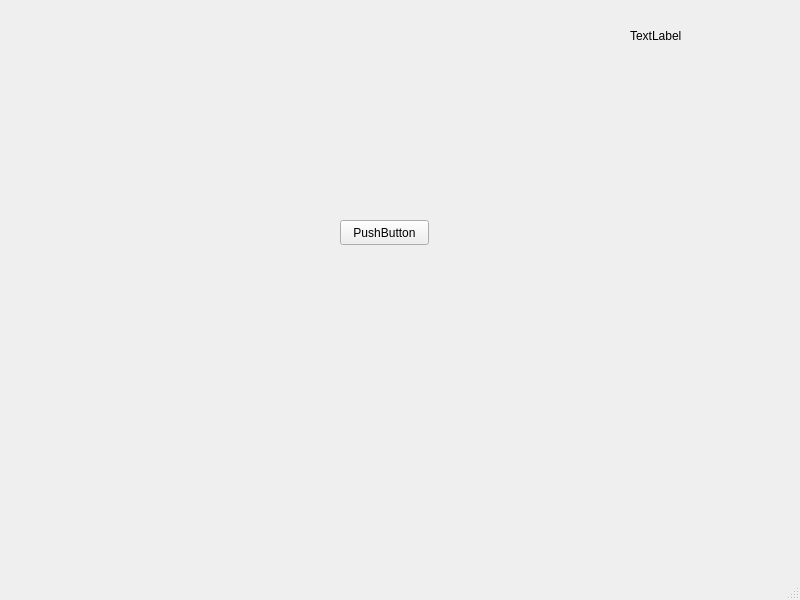
<?xml version="1.0" encoding="UTF-8"?>
<ui version="4.0">
 <class>MainWindow</class>
 <widget class="QMainWindow" name="MainWindow">
  <property name="geometry">
   <rect>
    <x>0</x>
    <y>0</y>
    <width>800</width>
    <height>600</height>
   </rect>
  </property>
  <property name="windowTitle">
   <string>MainWindow</string>
  </property>
  <widget class="QWidget" name="centralwidget">
   <widget class="QLabel" name="time">
    <property name="geometry">
     <rect>
      <x>630</x>
      <y>10</y>
      <width>171</width>
      <height>51</height>
     </rect>
    </property>
    <property name="text">
     <string>TextLabel</string>
    </property>
   </widget>
   <widget class="QPushButton" name="pushButton">
    <property name="geometry">
     <rect>
      <x>340</x>
      <y>220</y>
      <width>89</width>
      <height>25</height>
     </rect>
    </property>
    <property name="text">
     <string>PushButton</string>
    </property>
   </widget>
  </widget>
  <widget class="QMenuBar" name="menubar">
   <property name="geometry">
    <rect>
     <x>0</x>
     <y>0</y>
     <width>800</width>
     <height>22</height>
    </rect>
   </property>
  </widget>
  <widget class="QStatusBar" name="statusbar"/>
 </widget>
 <resources/>
 <connections/>
</ui>
